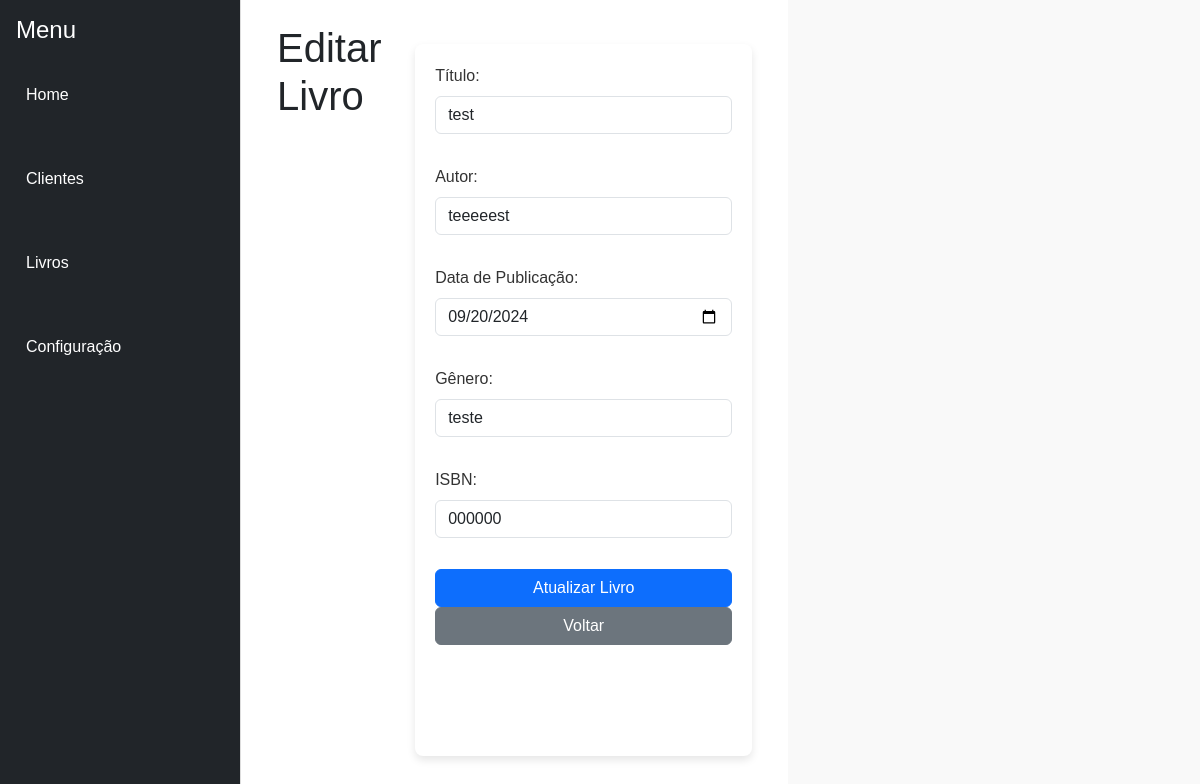
/editar_livro/1, run on an earlier commit of the app's database.
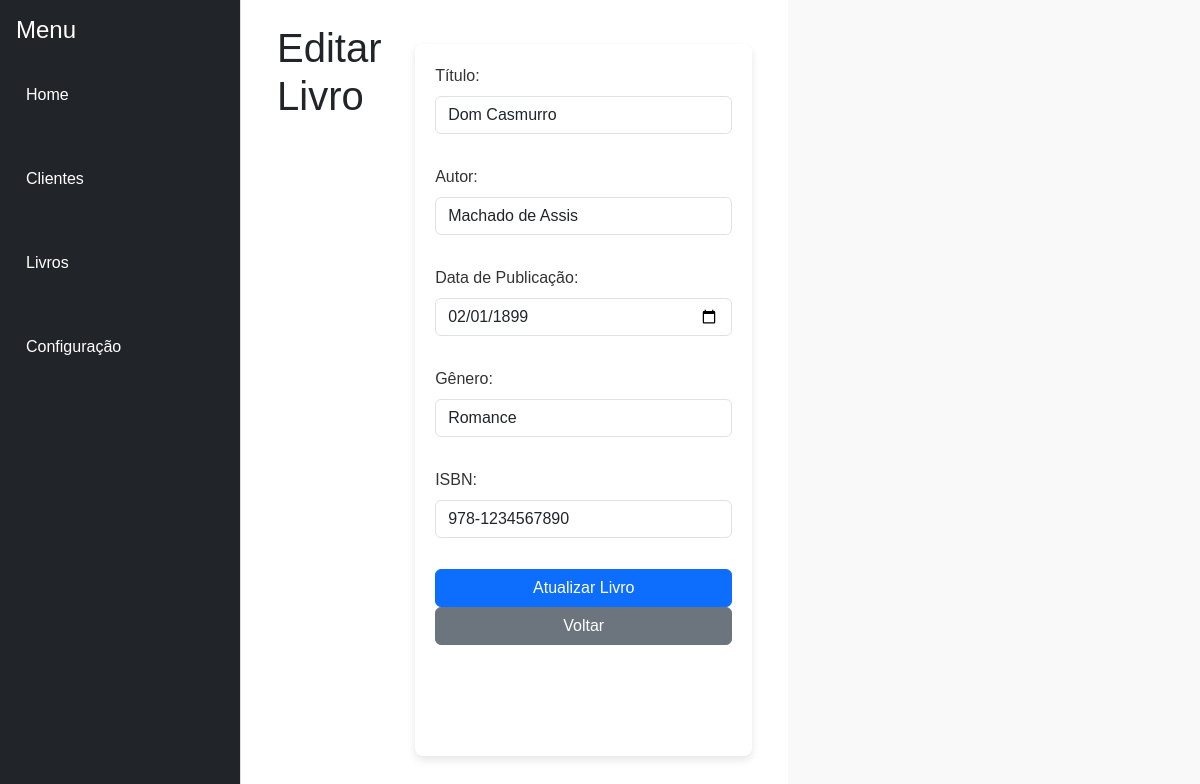
And on a later commit of the database.
### models.py (models this page shows, shortened)
class Livro(db.Model):
    __tablename__ = 'livros'
    id = db.Column(db.Integer, primary_key=True)
    titulo = db.Column(db.String(200), nullable=False)
    autor = db.Column(db.String(100), nullable=False)
    data_publicacao = db.Column(db.Date, nullable=False)
    genero = db.Column(db.String(50), nullable=False)
    isbn = db.Column(db.String(20), unique=True, nullable=False)

### app.py (the view, shortened to what this page needs)
@app.route('/editar_livro/<int:id>', methods=['GET', 'POST'])
def editar_livro(id):
    livro = Livro.query.get_or_404(id)
    return render_template('editar_livro.html', livro=livro)  # Retorna o template de edição

### templates/editar_livro.html
{% extends "index.html" %}
{% block content %}
    <div class="container">
        <h1>Editar Livro</h1>
        <form method="POST" action="{{ url_for('editar_livro', id=livro.id) }}">
            <div class="mb-3">
                <label for="titulo" class="form-label">Título:</label>
                <input type="text" class="form-control" id="titulo" name="titulo" value="{{ livro.titulo }}" required>
            </div>
            <div class="mb-3">
                <label for="autor" class="form-label">Autor:</label>
                <input type="text" class="form-control" id="autor" name="autor" value="{{ livro.autor }}" required>
            </div>
            <div class="mb-3">
                <label for="data_publicacao" class="form-label">Data de Publicação:</label>
                <input type="date" class="form-control" id="data_publicacao" name="data_publicacao" value="{{ livro.data_publicacao }}" required>
            </div>
            <div class="mb-3">
                <label for="genero" class="form-label">Gênero:</label>
                <input type="text" class="form-control" id="genero" name="genero" value="{{ livro.genero }}" required>
            </div>
            <div class="mb-3">
                <label for="isbn" class="form-label">ISBN:</label>
                <input type="text" class="form-control" id="isbn" name="isbn" value="{{ livro.isbn }}" required>
            </div>
            <button type="submit" class="btn btn-primary">Atualizar Livro</button>
            <a href="{{ url_for('livros') }}" class="btn btn-secondary">Voltar</a>
        </form>
    </div>
{% endblock %}

What changed in the data, as far as the page shows it:
changed Livro: titulo "test" → "Dom Casmurro"; autor "teeeeest" → "Machado de Assis"; data_publicacao "09/20/2024" → "02/01/1899"; genero "teste" → "Romance"; isbn "000000" → "978-1234567890"
